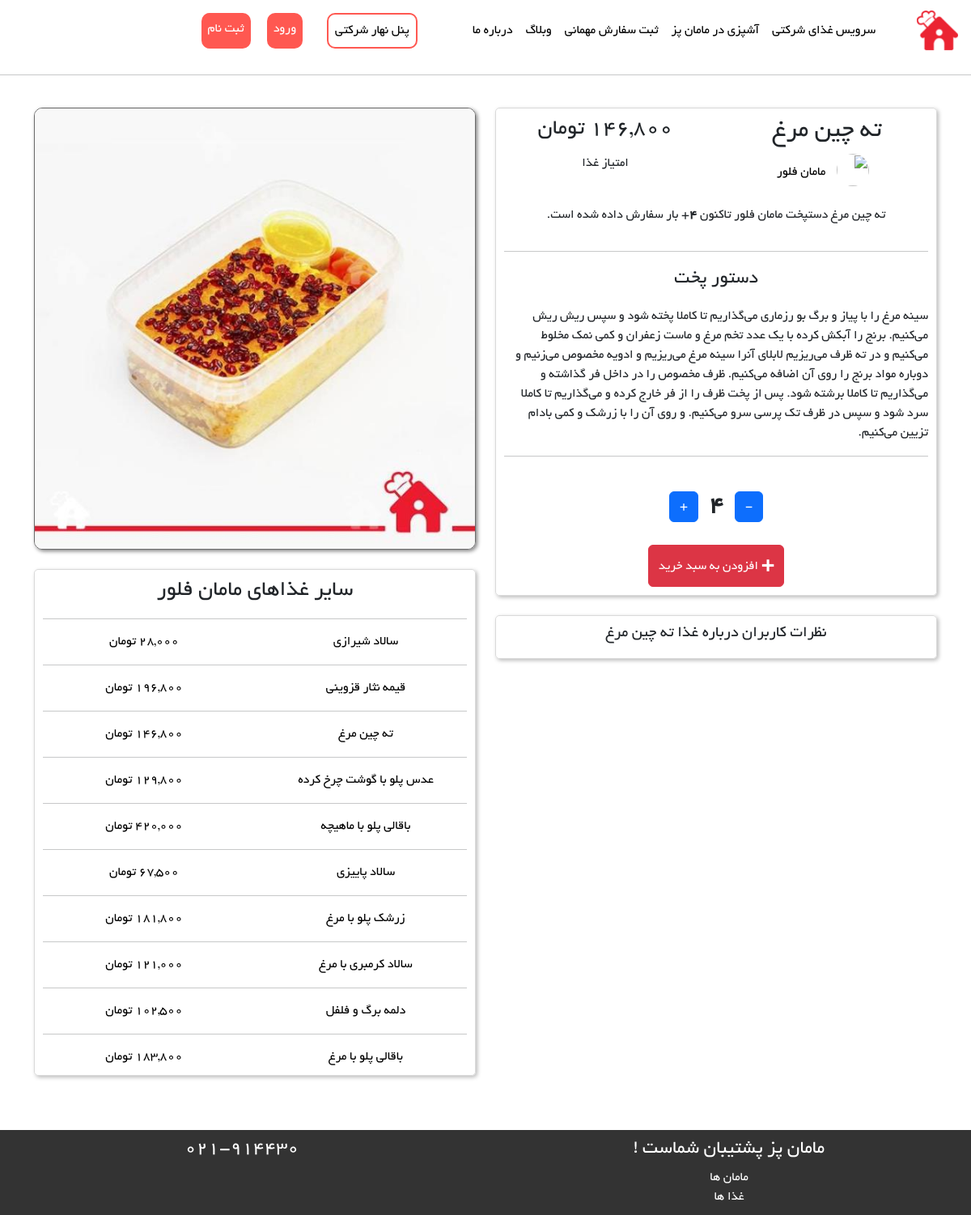
The page /foods/foods/9 on the database as committed earlier.
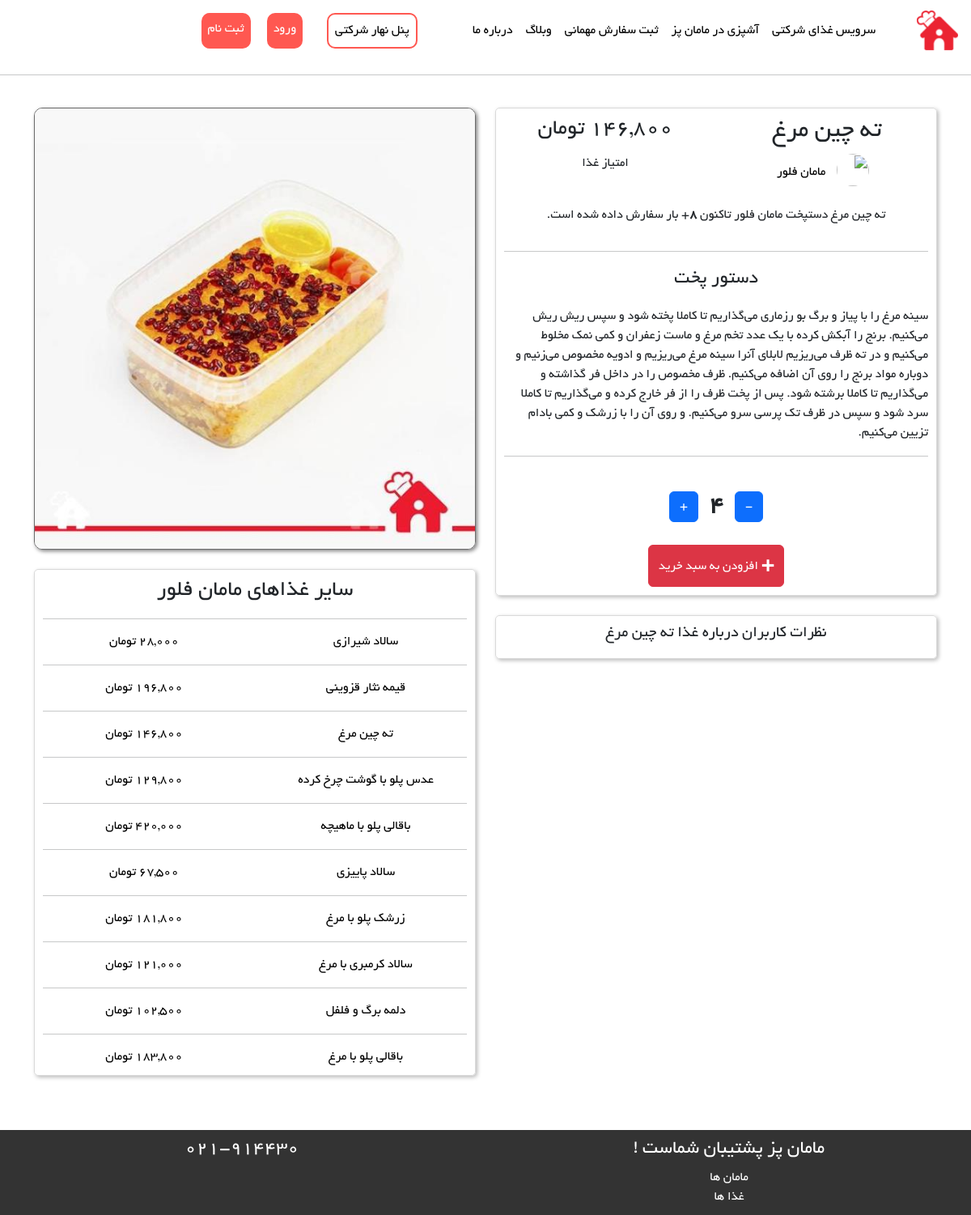
The same page on the database as committed later.
### Food/models.py (models this page shows)
class FoodsModel(models.Model):
    mom = models.ForeignKey(MomsModel, on_delete=models.CASCADE)
    food_name = models.CharField(max_length=100)
    food_price = models.IntegerField()
    food_recipe = models.CharField(max_length=500)
    food_order = models.IntegerField(editable=False, default=0)
    food_photo = models.ImageField(upload_to='foods_picture')
    is_active = models.BooleanField(default=True)
    def __str__(self):
        return self.food_name
    class Meta:
        db_table = 'Foods'
        verbose_name = 'Food'
        verbose_name_plural = 'Foods'

### Moms/models.py (models this page shows, shortened)
class MomsModel(models.Model):
    user = models.ForeignKey(User, on_delete=models.CASCADE)
    profile_photo = models.ImageField(upload_to='moms_profiles', blank=True, null=True)
    home_number = models.CharField(max_length=20, blank=True, null=True)
    state = models.ForeignKey(State, on_delete=models.CASCADE, blank=True, null=True)
    city = models.ForeignKey(City, on_delete=models.CASCADE, blank=True, null=True)
    wallet = models.IntegerField(default=0)
    class Meta:
        db_table = 'Moms'
        verbose_name = 'Mom'
        verbose_name_plural = 'Moms'

### BaseApp/models.py (models this page shows, shortened)
class User(AbstractUser):
    phone_number = models.CharField(max_length=20, null=True, blank=True)
    email_active_code = models.CharField(max_length=100, null=True, blank=True)
    address = models.TextField(null=True, blank=True)
    is_mom = models.BooleanField(default=False)
    is_company = models.BooleanField(default=False)
    is_employee = models.BooleanField(default=False)
    class Meta:
        db_table = 'User'

### Food/views.py (the view, shortened to what this page needs)
# urls.py: path('foods/<int:food_id>', views.FoodDetailsView.as_view(), name='FoodDetails'),
class FoodDetailsView(View):
    def get(self, request, food_id):
        add_comment_form = CommentForm()
        food: FoodsModel = FoodsModel.objects.filter(id=food_id).first()
        other_food = FoodsModel.objects.filter(mom_id=food.mom_id).order_by('-id')
        comments = Comment.objects.filter(food_id=food_id).order_by('-id')
        answers: Answer = Answer.objects.filter(comment__food_id=food_id)
        order_id = Order.objects.filter(user_id=request.user.id).first()
        order_detail = OrderDetail.objects.filter(order_id=order_id, is_paid=True, food_id=food_id)
        if order_detail:
            user_can_comment = True
        else:
            user_can_comment = False
        context = {
            'food': food,
            'other_food': other_food,
            'comments': comments,
            'user_can_comment': user_can_comment,
            'add_comment_form': add_comment_form,
            'answers': answers,
        }
        return render(request, 'Food/FoodDetails.html', context)

### Food/templates/Food/FoodDetails.html (shortened to what the changed rows need)
{% extends 'base/layout.html' %}
{% load static %}
{% load humanize %}
{% block HeaderLinks %}
    <link rel="stylesheet" href="{% static 'css/Moms/FoodDetails-style.css' %}">
{% endblock %}
{% block main %}
    <div class="row">
        <div class="col-md-6">
            <div class="box">
                <div class="row text-center">
                    <div class="col-6">
                        <h2>{{ food }}</h2>
                    </div>
                    <div class="col-6">
                        <h3>
                            {{ food.food_price|intcomma }} تومان
                        </h3>
                    </div>
                </div>
                <div class="row text-center">
                    <div class="col-6">
                        <a href="{% url 'MomProfile' mom_id=food.mom.user_id %}">
                            <img style="display: inline;" class="mom-profile"
                                 src="{% url 'getMomImage' mom_id=food.mom_id %}"/>
                            <p style="display: inline">مامان {{ food.mom.user.first_name }}</p>
                        </a>
                    </div>
                    <div class="col-6">امتیاز غذا</div>
                </div>
                <br/>
                {% if food.food_order != 0 %}
                    <div class="row text-center">
                        <div class="col-12">
                            <p>{{ food.food_name }} دستپخت مامان {{ food.mom.user.first_name }} تاکنون
                                <strong>{{ food.food_order }}</strong>+ بار سفارش داده شده است.</p>
                        </div>
                    </div>
                {% endif %}
                <hr/>
                <p class="dastor-pokht">دستور پخت</p>
                <p>{{ food.food_recipe }}</p>
                <hr/>
                <br/>
                {% if food.is_active %}
                    <div class="row text-center">
                        <div id="count" class="col-12">
                        </div>
                    </div>
                    <br/>
                    <div class="row">
                        <div class="col-12 text-center">
                        </div>
                    </div>
                {% else %}
                    <div class="row text-center">
                        <div class="col-12">
                            <p class="btn btn-secondary">غذا غیرفعال است</p>
                        </div>
                    </div>
                {% endif %}
            </div>
            <br/>
            <div class="box">
                <div class="row">
                    <div class="col-12 text-center">
                        <h5>نظرات کاربران درباره غذا {{ food.food_name }}</h5>
                    </div>
                </div>
            </div>
            <br/>
        </div>
        <div class="col-md-6">
            <div class="row">
                <div class="col-12 text-center">
                    <img id="food-photo" src="{{ food.food_photo.url }}"/>
                </div>
            </div>
            <br/>
            <div class="row">
                <div class="col-12">
                    <div class="box">
                        <div class="row text-center">
                            <div class="col-12">
                                <h3 style="margin: 0">سایر غذاهای مامان {{ food.mom.user.first_name }}</h3>
                            </div>
                        </div>
                        {% for food in other_food %}
                            <hr/>
                            <a href="{% url 'FoodDetails' food_id=food.id %}">
                                <div class="row text-center">
                                    <div class="col-6">
                                        <p style="margin: 0">{{ food.food_name }}</p>
                                    </div>
                                    <div class="col-6">{{ food.food_price|intcomma }} تومان</div>
                                </div>
                            </a>
                        {% endfor %}
                    </div>
                </div>
            </div>
        </div>
    </div>
{% endblock %}

Rows that differ between the two databases and show on the page:
changed FoodsModel "ته چین مرغ": food_order "4" → "8"
